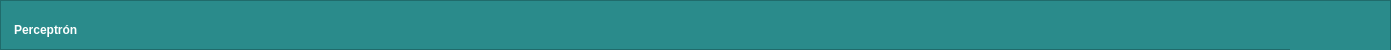
         <widget class="QFrame" name="f_superior">
          <property name="geometry">
           <rect>
            <x>0</x>
            <y>-10</y>
            <width>1391</width>
            <height>50</height>
           </rect>
          </property>
          <property name="minimumSize">
           <size>
            <width>0</width>
            <height>50</height>
           </size>
          </property>
          <property name="maximumSize">
           <size>
            <width>16777215</width>
            <height>50</height>
           </size>
          </property>
          <property name="styleSheet">
           <string notr="true">background-color: #2a8b8b;</string>
          </property>
          <property name="frameShape">
           <enum>QFrame::StyledPanel</enum>
          </property>
          <property name="frameShadow">
           <enum>QFrame::Raised</enum>
          </property>
          <layout class="QHBoxLayout" name="horizontalLayout">
           <property name="spacing">
            <number>0</number>
           </property>
           <property name="leftMargin">
            <number>0</number>
           </property>
           <property name="topMargin">
            <number>0</number>
           </property>
           <property name="rightMargin">
            <number>0</number>
           </property>
           <property name="bottomMargin">
            <number>0</number>
           </property>
           <item>
            <widget class="QLabel" name="label">
             <property name="styleSheet">
              <string notr="true">font: 12pt &quot;Roboto&quot;;
color: rgb(255, 255, 255);
padding: 10px 10px 0px 10px;
font-weight: bold;</string>
             </property>
             <property name="text">
              <string>Perceptrón</string>
             </property>
            </widget>
           </item>
           <item>
            <spacer name="horizontalSpacer">
             <property name="orientation">
              <enum>Qt::Horizontal</enum>
             </property>
             <property name="sizeHint" stdset="0">
              <size>
               <width>1102</width>
               <height>20</height>
              </size>
             </property>
            </spacer>
           </item>
           <item alignment="Qt::AlignBottom">
            <widget class="QPushButton" name="bt_min">
             <property name="minimumSize">
              <size>
               <width>50</width>
               <height>50</height>
              </size>
             </property>
             <property name="maximumSize">
              <size>
               <width>50</width>
               <height>50</height>
              </size>
             </property>
             <property name="styleSheet">
              <string notr="true">QPushButton {
    padding-top: 20px;
	border: 0px;
}
QPushButton:hover {
    background-color:#75c58e;
}</string>
             </property>
             <property name="text">
              <string/>
             </property>
             <property name="icon">
              <iconset>
               <normaloff>img/mini.png</normaloff>img/mini.png</iconset>
             </property>
             <property name="iconSize">
              <size>
               <width>40</width>
               <height>40</height>
              </size>
             </property>
            </widget>
           </item>
           <item>
            <widget class="QPushButton" name="bt_x">
             <property name="minimumSize">
              <size>
               <width>50</width>
               <height>50</height>
              </size>
             </property>
             <property name="maximumSize">
              <size>
               <width>40</width>
               <height>40</height>
              </size>
             </property>
             <property name="styleSheet">
              <string notr="true">QPushButton {
	border: 0px;
}
QPushButton:hover {
    background-color:#ff356f;
}
</string>
             </property>
             <property name="text">
              <string/>
             </property>
             <property name="icon">
              <iconset>
               <normaloff>img/x.png</normaloff>img/x.png</iconset>
             </property>
             <property name="iconSize">
              <size>
               <width>40</width>
               <height>40</height>
              </size>
             </property>
            </widget>
           </item>
          </layout>
         </widget>
